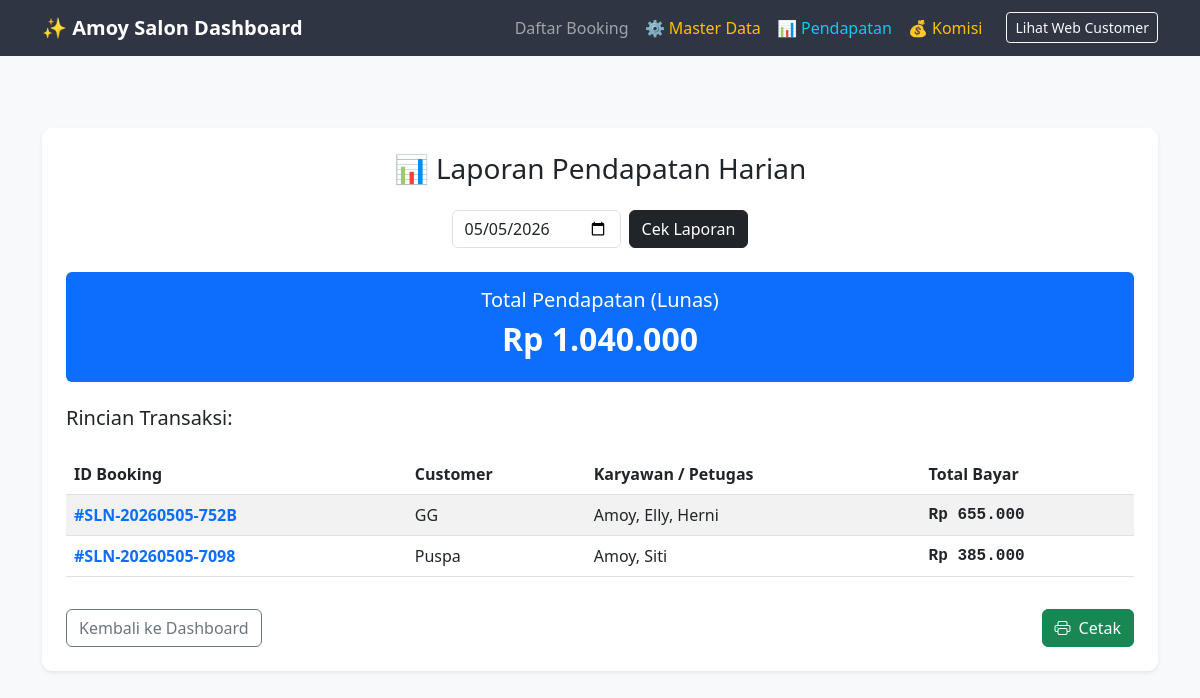
The app's page /laporan.php with its own data.
### tables this page shows
CREATE TABLE `bookings` (
  `id_booking` varchar(20) NOT NULL,
  `nama_customer` varchar(100) NOT NULL,
  `whatsapp_customer` varchar(20) NOT NULL,
  `tgl_booking` date NOT NULL,
  `jam_booking` time NOT NULL,
  `total_biaya` decimal(10,2) DEFAULT 0.00,
  `status_pembayaran` enum('pending','dp','lunas','batal') DEFAULT 'pending',
  `status_kerja` enum('menunggu','diproses','selesai') DEFAULT 'menunggu',
  `id_employee` int(11) DEFAULT NULL,
  `created_at` timestamp NOT NULL DEFAULT current_timestamp()
);

### laporan.php (the view, shortened to what this page needs)
<?php
include 'koneksi.php';
$today = date('Y-m-d');
$tgl_pilih = $_GET['tgl'] ?? $today;
$q_total = mysqli_query($conn, "SELECT SUM(total_biaya) as grand_total FROM bookings WHERE tgl_booking = '$tgl_pilih' AND status_pembayaran = 'lunas'");
$res_total = mysqli_fetch_array($q_total);
?>
<!DOCTYPE html>
<html lang="id">
<head>
    <link href="https://cdn.jsdelivr.net/npm/bootstrap@5.3.0/dist/css/bootstrap.min.css" rel="stylesheet">
    <link rel="stylesheet" href="https://cdn.jsdelivr.net/npm/bootstrap-icons@1.11.1/font/bootstrap-icons.css">
</head>
<body class="bg-light">
<nav class="navbar navbar-expand-lg navbar-dark mb-4">
    <div class="container">
        <a class="navbar-brand fw-bold" href="admin.php">✨ Amoy Salon Dashboard</a>
        <div class="collapse navbar-collapse" id="navbarNav">
            <ul class="navbar-nav ms-auto">
                <li class="nav-item"><a class="nav-link" href="admin.php">Daftar Booking</a></li>
                <li class="nav-item"><a class="nav-link text-warning" href="master_data.php">⚙️ Master Data</a></li>
                <li class="nav-item"><a class="nav-link active text-info" href="laporan.php">📊 Pendapatan</a></li>
                <li class="nav-item"><a class="nav-link text-warning" href="komisi.php">💰 Komisi</a></li>
                <li class="nav-item ms-lg-3">
                    <a class="btn btn-sm btn-outline-light mt-1" href="index.php" target="_blank">Lihat Web Customer</a>
                </li>
            </ul>
        </div>
    </div>
</nav>
<div class="container py-5">
    <div class="card p-4 border-0 shadow-sm">
        <h3 class="mb-4 text-center">📊 Laporan Pendapatan Harian</h3>
        <form action="" method="GET" class="row g-2 mb-4 justify-content-center">
            <div class="col-auto">
                <input type="date" name="tgl" class="form-control" value="<?= $tgl_pilih; ?>">
            </div>
            <div class="col-auto">
                <button type="submit" class="btn btn-dark">Cek Laporan</button>
            </div>
        </form>
        <div class="row text-center mb-4">
            <div class="col-md-12">
                <div class="p-3 bg-primary text-white rounded">
                    <h5>Total Pendapatan (Lunas)</h5>
                    <h2 class="fw-bold">Rp <?= number_format($res_total['grand_total'] ?? 0, 0, ',', '.'); ?></h2>
                </div>
            </div>
        </div>
        <h5>Rincian Transaksi:</h5>
        <div class="table-responsive">
            <table class="table table-striped mt-3 align-middle">
                <thead>
                    <tr>
                        <th>ID Booking</th>
                        <th>Customer</th>
                        <th>Karyawan / Petugas</th>
                        <th>Total Bayar</th>
                    </tr>
                </thead>
                <tbody>
                    <?php
                    $sql = "SELECT
                                b.id_booking,
                                b.nama_customer,
                                b.total_biaya,
                                GROUP_CONCAT(DISTINCT e.nama_karyawan SEPARATOR ', ') as daftar_karyawan
                            FROM bookings b
                            LEFT JOIN booking_details d ON b.id_booking = d.id_booking
                            LEFT JOIN employees e ON d.id_employee = e.id_employee
                            WHERE b.tgl_booking = '$tgl_pilih' AND b.status_pembayaran = 'lunas'
                            GROUP BY b.id_booking
                            ORDER BY b.id_booking DESC";
                    $q_list = mysqli_query($conn, $sql);
                    if (mysqli_num_rows($q_list) > 0) {
                        while($l = mysqli_fetch_array($q_list)){
                            $petugas = !empty($l['daftar_karyawan']) ? $l['daftar_karyawan'] : '<span class="text-muted small italic">Belum ditentukan</span>';
                            echo "<tr>
                                    <td class='fw-bold text-primary'>#{$l['id_booking']}</td>
                                    <td>{$l['nama_customer']}</td>
                                    <td>{$petugas}</td>
                                    <td class='text-nominal'>Rp ".number_format($l['total_biaya'], 0, ',', '.')."</td>
                                  </tr>";
                        }
                    } else {
                        echo "<tr><td colspan='4' class='text-center py-4 text-muted'>Tidak ada data transaksi lunas pada tanggal ini.</td></tr>";
                    }
                    ?>
                </tbody>
            </table>
        </div>
        <div class="mt-3">
            <a href="admin.php" class="btn btn-outline-secondary">Kembali ke Dashboard</a>
            <button onclick="window.print()" class="btn btn-success float-end"><i class="bi bi-printer me-2"></i>Cetak</button>
        </div>
    </div>
</div>
</body>
</html>

### laporan.php (style rules this page uses)
body { background-color: #f1f2f6; }
.navbar { background-color: #2f3542; }
.card { border: none; border-radius: 10px; box-shadow: 0 4px 6px rgba(0,0,0,0.05); }
.table thead { background-color: #57606f; color: white; }
.text-nominal { font-family: 'Courier New', Courier, monospace; font-weight: bold; }

### records on screen
bookings: id_booking "SLN-20260505-752B", nama_customer "GG", daftar_karyawan "Amoy, Elly, Herni", total_biaya "655.000"
bookings: id_booking "SLN-20260505-7098", nama_customer "Puspa", daftar_karyawan "Amoy, Siti", total_biaya "385.000"

### other values on screen
$res_total['grand_total'] "1.040.000"
